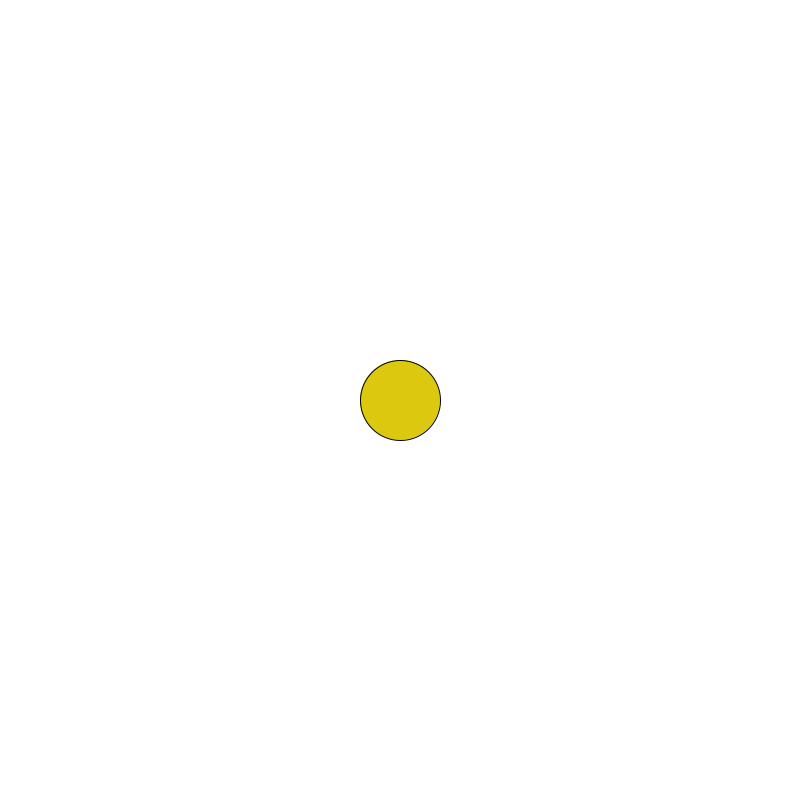
Frame 1 (no input)
Frame 60 (the mouse pressed at the canvas centre just before this capture): identical to frame 1, image omitted
Frame 120 (the mouse held since frame 60 and released just before this capture): identical to frame 1, image omitted

The Processing sketch that drew this single still picture (run headless with seeded random() and noise(); from frame 60 on, the mouse is pressed at the canvas centre):

// Processing sketch: mandag1_3
// ── mandag1_3.pde
boolean lightOn=true;

void setup(){
  size(800,800);
}

void draw(){
if(lightOn==false){
background(0);
}
else{
background(255);
fill(220,200,15);
circle(width/2,height/2,width/10);
}
}
void keyPressed(){
if(lightOn==true){
lightOn=false;
}
else{
  lightOn=true;
}

}
